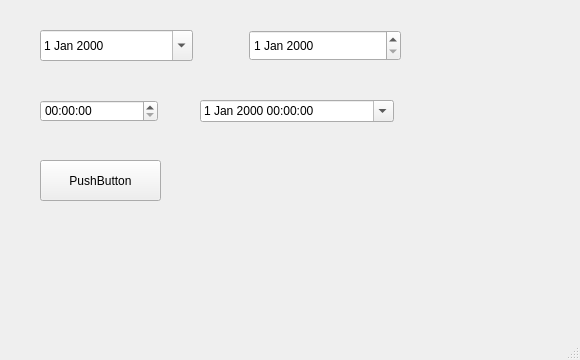
<?xml version="1.0" encoding="UTF-8"?>
<ui version="4.0">
 <class>MainWindow</class>
 <widget class="QMainWindow" name="MainWindow">
  <property name="geometry">
   <rect>
    <x>0</x>
    <y>0</y>
    <width>580</width>
    <height>360</height>
   </rect>
  </property>
  <property name="windowTitle">
   <string>MainWindow</string>
  </property>
  <widget class="QWidget" name="centralwidget">
   <widget class="QTimeEdit" name="timeEdit">
    <property name="geometry">
     <rect>
      <x>40</x>
      <y>100</y>
      <width>118</width>
      <height>22</height>
     </rect>
    </property>
   </widget>
   <widget class="QDateTimeEdit" name="dateTimeEdit">
    <property name="geometry">
     <rect>
      <x>200</x>
      <y>100</y>
      <width>194</width>
      <height>22</height>
     </rect>
    </property>
    <property name="calendarPopup">
     <bool>true</bool>
    </property>
   </widget>
   <widget class="QPushButton" name="btnCalculate">
    <property name="geometry">
     <rect>
      <x>40</x>
      <y>160</y>
      <width>121</width>
      <height>41</height>
     </rect>
    </property>
    <property name="text">
     <string>PushButton</string>
    </property>
   </widget>
   <widget class="QWidget" name="">
    <property name="geometry">
     <rect>
      <x>40</x>
      <y>30</y>
      <width>361</width>
      <height>31</height>
     </rect>
    </property>
    <layout class="QHBoxLayout" name="horizontalLayout">
     <item>
      <widget class="QDateEdit" name="dateStart">
       <property name="sizePolicy">
        <sizepolicy hsizetype="Minimum" vsizetype="Preferred">
         <horstretch>0</horstretch>
         <verstretch>0</verstretch>
        </sizepolicy>
       </property>
       <property name="calendarPopup">
        <bool>true</bool>
       </property>
      </widget>
     </item>
     <item>
      <spacer name="horizontalSpacer">
       <property name="orientation">
        <enum>Qt::Horizontal</enum>
       </property>
       <property name="sizeType">
        <enum>QSizePolicy::Fixed</enum>
       </property>
       <property name="sizeHint" stdset="0">
        <size>
         <width>50</width>
         <height>20</height>
        </size>
       </property>
      </spacer>
     </item>
     <item>
      <widget class="QDateEdit" name="dateFinish">
       <property name="sizePolicy">
        <sizepolicy hsizetype="Minimum" vsizetype="Preferred">
         <horstretch>0</horstretch>
         <verstretch>0</verstretch>
        </sizepolicy>
       </property>
      </widget>
     </item>
    </layout>
   </widget>
  </widget>
  <widget class="QMenuBar" name="menubar">
   <property name="geometry">
    <rect>
     <x>0</x>
     <y>0</y>
     <width>580</width>
     <height>21</height>
    </rect>
   </property>
  </widget>
  <widget class="QStatusBar" name="statusbar"/>
 </widget>
 <resources/>
 <connections/>
</ui>
